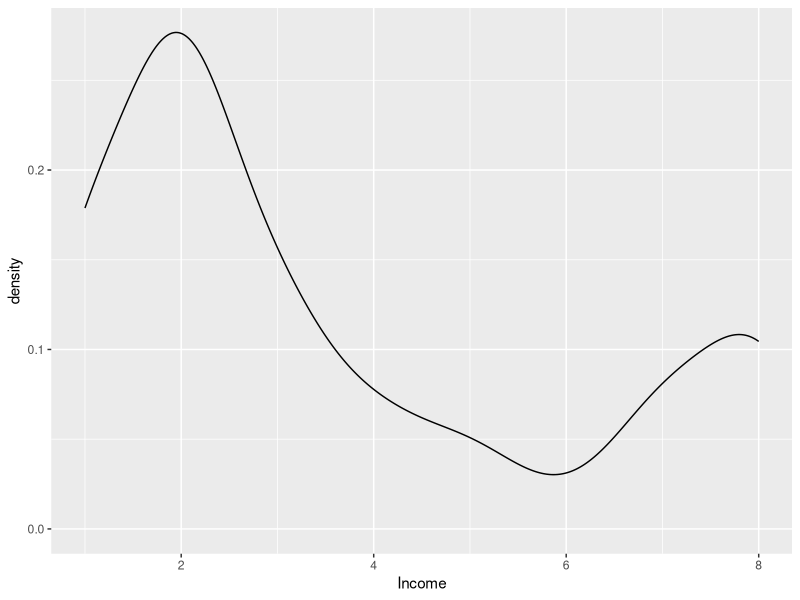
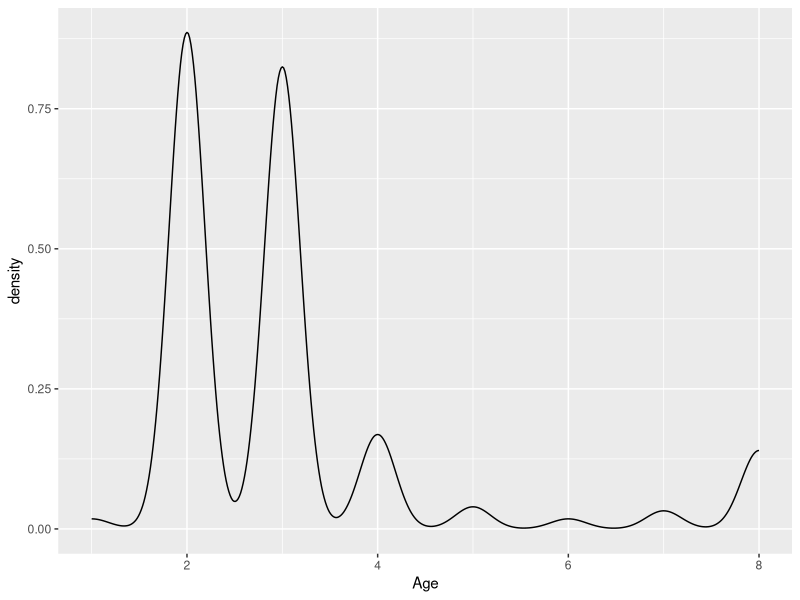
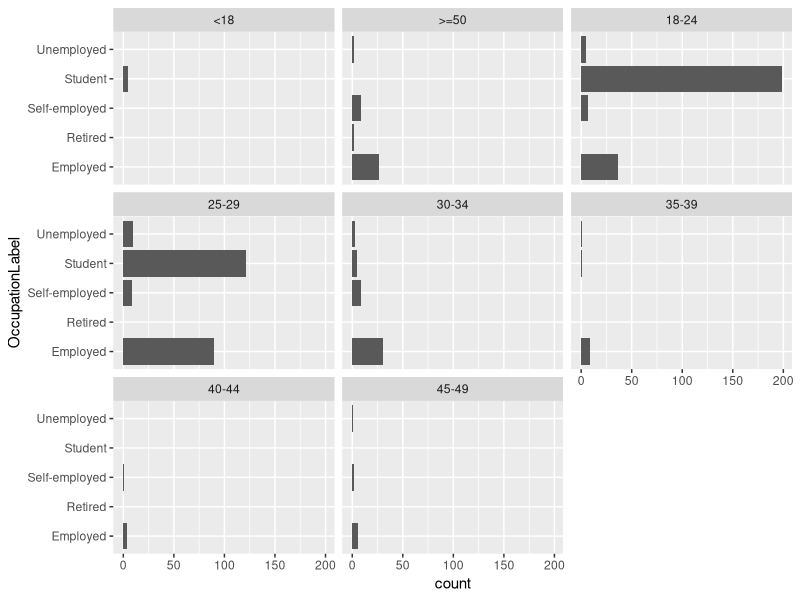

These figures' R source, in order: (Note: this script raises an error after producing the figures.)
library(tidyverse)
library(psych)
library(skimr)
data = read.csv("../indivData.csv")

skim(data)
head(data)

#lets do some exploratory data anaylsis

#1 check where people are from
filter(data, Own == 0) %>%
count( IncomeLabel,IntentToBuy) 
# most of them are from germany

## lets check income distribution

ggplot(data, aes(x = Income)) + geom_density()

##  how they are occupied by gender
count(data, OccupationLabel, GenderLabel)

## lets check age
ggplot(data, aes(x = Age)) + geom_density()

# all kinds of people mainly 18-24 and 25-29

## lets find occupation by age
ggplot(data, aes(x = OccupationLabel)) + geom_bar() + facet_wrap(~AgeLabel) + 
  coord_flip()

ggplot(data, aes(x = IncomeLabel)) + geom_bar() + facet_wrap(~AgeLabel) + 
  coord_flip()

## most people dont own Items
count(data, Own, GenderLabel, IntentToBuy)

## mainly males own speakers, but also mostly males were questioned.
count(data, Own, IntentToBuy)
skim(data)
select(data,Own, starts_with("RelImp_"))%>% group_by(Own) %>% 
  summarise(Battery = mean(RelImp_battery),
            Price = mean(RelImp_price),
            Sound = mean(RelImp_sound),
            Weight = mean(RelImp_weight))
## For people sound is most important thing, Weight least important
apply(ImportanceMatrix,2,mean)

skim(data)
select(data, starts_with("Subj"))

## check by occupation intent to buy

ggplot(data, aes(x = OccupationLabel, y = IntentToBuy)) + geom_col()

## check brand avearness

a = select(data, starts_with("BrandAwareness_"))
colnames(a) = sub("BrandAwareness_", "", colnames(a))
corBrand =cor(a)
dist = dist(corBrand)
scale = cmdscale(as.matrix(dist),k=2)
colnames(scale) = c("X","Y")

plot(scale, xlim = c(-2 ,2), main = "brand awarness", type = "n")
text(scale, labels = rownames(scale), cex = 0.5)

## to get information about how people understand brand Awareness

skim(data)


## people who intnt to buy stuff. Their Preferences.
library(gridExtra)
grid.table(
select(data,Own,IntentToBuy, OccupationLabel, starts_with("RelImp_"))%>%
  group_by(Own,IntentToBuy, OccupationLabel) %>% filter(IntentToBuy == 1) %>%
  summarise(TotalRespodents = n(),
            Battery = round(mean(RelImp_battery),2),
            Price = round(mean(RelImp_price),2),
            Sound = round(mean(RelImp_sound),2),
            Weight = round(mean(RelImp_weight),2))
)
